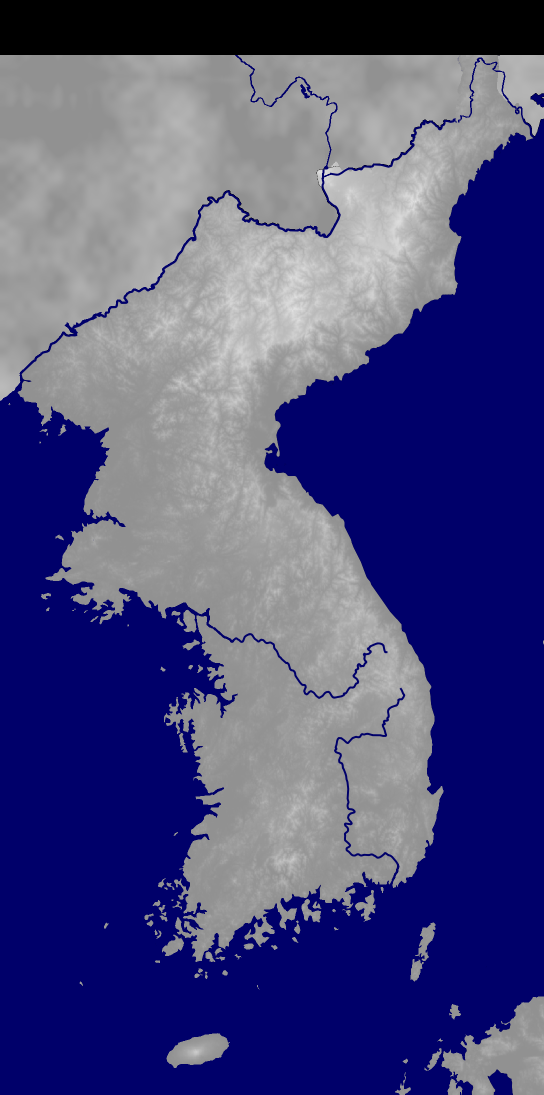
#> input picture map-generator/assets/maps/samguk/image.png, 1088 x 2189 px, found by its file name (shown at 1/2 size)
$ python realSamgukNorthRivers.py ../../map-generator/assets/maps/samguk/image.png ../../map-generator/assets/maps/samguk/image.png
#> lines starting #> are read from the running program, lines starting #| are printed output that depends on the picture; after the words box and inside, x2 and y2 are one past the last pixel; in counts of white or black regions, pixels touching at a corner belong together
"""Redraw the rivers of Samguk's northern band from real geography.

The northern band (rows >= 110) mixes original map data with land that
blendSamgukNorthSeam.py generated, and the rivers there were drawn by hand
and wander from their real courses. This script removes that water and draws
real rivers from Natural Earth's 10m river centerlines, projected with the
map's Mercator fit:

- Erdao and Di'er Songhua (upper Songhua) shifted by the same offset as the
  map's Yalu, so the basin sits where the map's Korea expects it, with the
  Erdao rising at Cheonji.
- The Tumen's northern bend, from where the map's Tumen leaves the border
  stretch to where its lower course reaches the coast, with the real shape
  warped onto those two points and squeezed below the northern frontier.
- Cheonji (Heaven Lake) on Baekdusan, where the Yalu, Tumen and Songhua rise.

usage: python3 scripts/maps/realSamgukNorthRivers.py ORIG_IMAGE RIVERS_GEOJSON
  ORIG_IMAGE      the source image before the northern band was generated
                  (git show 8baa465^:map-generator/assets/maps/samguk/image.png)
  RIVERS_GEOJSON  ne_10m_rivers_lake_centerlines.geojson
"""

import json
import math
import sys

import numpy as np
from PIL import Image, ImageDraw
from scipy import ndimage

IMAGE = "map-generator/assets/maps/samguk/image.png"
FRONTIER = 110  # first passable row
WATER = (0, 0, 106, 255)
WIDTH = 3
# Mercator fit of the map, from 24 city positions.
AX, BX = 173.01000785, -21505.08165375
AY, BY = -9411.15415533, 7902.15769746
# The map's Yalu sits this far from the projected real Yalu.
OFFSET = (2, 50)
# Stretches whose water is replaced: (x0, y0, x1, y1), image pixels.
REDRAW_BOXES = [
    (440, FRONTIER, 700, 330),  # upper Songhua basin west of Baekdusan
    (895, FRONTIER, 1088, 237),  # the Tumen's northern bend
]
# Map points the real Tumen bend is pinned to: where the map's Tumen leaves
# the border stretch, and where its lower course heads for the coast.
TUMEN_FROM = (907, 240)
TUMEN_TO = (1046, 238)
TUMEN_TOP = FRONTIER + 6  # the bend's northernmost row
# Cheonji on Baekdusan (lon, lat).
CHEONJI = (128.06, 42.005)


def proj(lon, lat):
    m = math.log(math.tan(math.pi / 4 + math.radians(lat) / 2))
    return AX * lon + BX, AY * m + BY


def shifted(p):
    x, y = proj(*p)
    return x + OFFSET[0], y + OFFSET[1]


def nearest(pts, q):
    return min(range(len(pts)), key=lambda i: math.dist(pts[i], q))


def warp_tumen(line):
    """Real Tumen points between the two pins, warped onto them."""
    pts = [proj(*p) for p in line]
    # Pin to the real points closest to the pins' unshifted positions.
    i = nearest(pts, (TUMEN_FROM[0] - 9, TUMEN_FROM[1] - 42))
    j = nearest(pts, (TUMEN_TO[0] + 34, TUMEN_TO[1] - 64))
    if i > j:
        i, j = j, i
        pts = pts[::-1]
        i, j = len(pts) - 1 - j, len(pts) - 1 - i
    seg = pts[i : j + 1]
    d0 = (TUMEN_FROM[0] - seg[0][0], TUMEN_FROM[1] - seg[0][1])
    d1 = (TUMEN_TO[0] - seg[-1][0], TUMEN_TO[1] - seg[-1][1])
    cum = [0.0]
    for p, q in zip(seg, seg[1:]):
        cum.append(cum[-1] + math.dist(p, q))
    out = []
    for p, c in zip(seg, cum):
        t = c / cum[-1]
        out.append((p[0] + d0[0] + (d1[0] - d0[0]) * t, p[1] + d0[1] + (d1[1] - d0[1]) * t))
    # Squeeze the bend below the frontier: map [top, knee] onto [TUMEN_TOP, knee].
    top = min(y for _, y in out)
    knee = min(TUMEN_FROM[1], TUMEN_TO[1]) - 20
    if top < TUMEN_TOP:
        out = [
            (x, TUMEN_TOP + (y - top) * (knee - TUMEN_TOP) / (knee - top) if y < knee else y)
            for x, y in out
        ]
    return out


def lines_of(feature):
    geom = feature["geometry"]
    if geom["type"] == "MultiLineString":
        return geom["coordinates"]
    return [geom["coordinates"]]


def main(orig_path, rivers_path):
    a = np.array(Image.open(IMAGE).convert("RGBA"))
#> a is the input picture: shape (2189, 1088, 4); mean R, G, B, A 75.2, 75.2, 125.8, 255
    h, w = a.shape[:2]
#> h = 2189; w = 1088
    orig = np.array(Image.open(orig_path).convert("RGBA"))[:, :w]
    void = a[:, :, :3].sum(axis=2) == 0
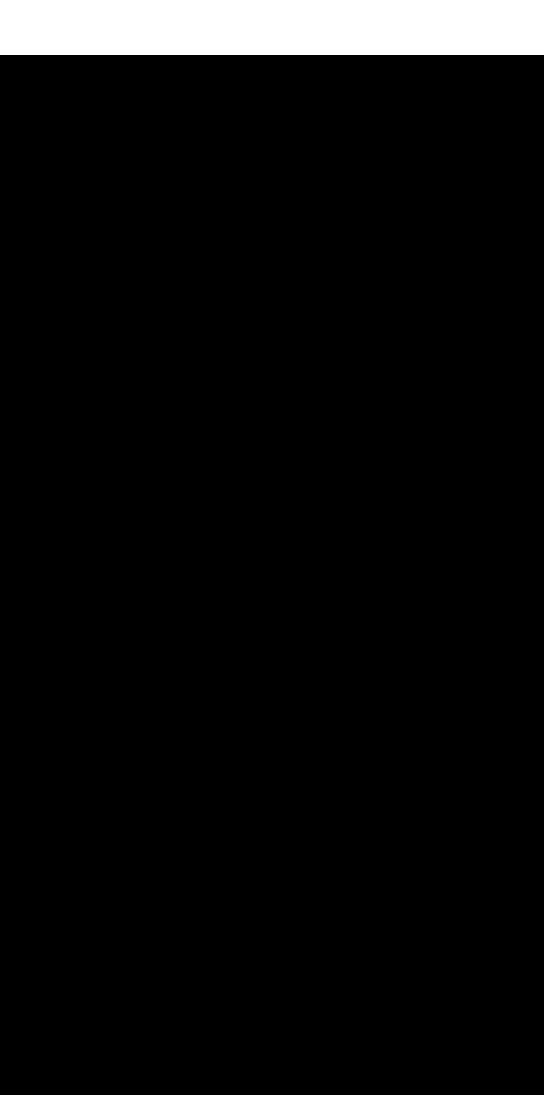
#> void: shape (2189, 1088) bool (shown at 1/2 size); 5% white; 1 white region, box (x1, y1, x2, y2) and area: (0, 0, 1088, 110) 119680
    redraw = (orig[:, :, :3] == 0).all(axis=2) & ~void
#> redraw: shape (2189, 1088) bool; every value is 0
    for x0, y0, x1, y1 in REDRAW_BOXES:
        redraw[y0:y1, x0:x1] = True
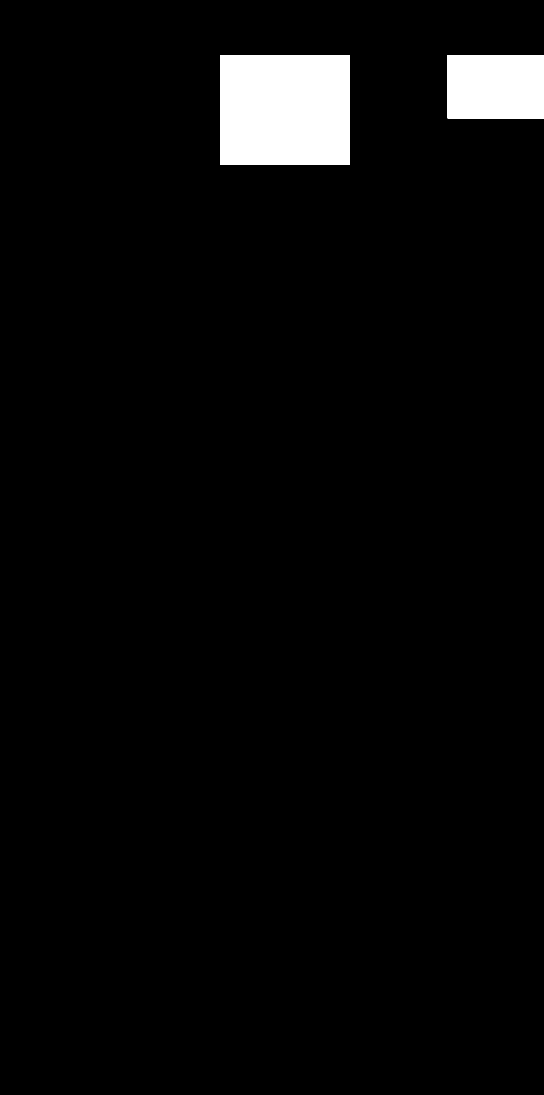
#> redraw: shape (2189, 1088) bool (shown at 1/2 size); 3.4% white; 2 white regions, box (x1, y1, x2, y2) and area: (440, 110, 700, 330) 57200, (895, 110, 1088, 237) 24511
    redraw[:FRONTIER] = False

    r, g, b = (a[:, :, i].astype(int) for i in range(3))
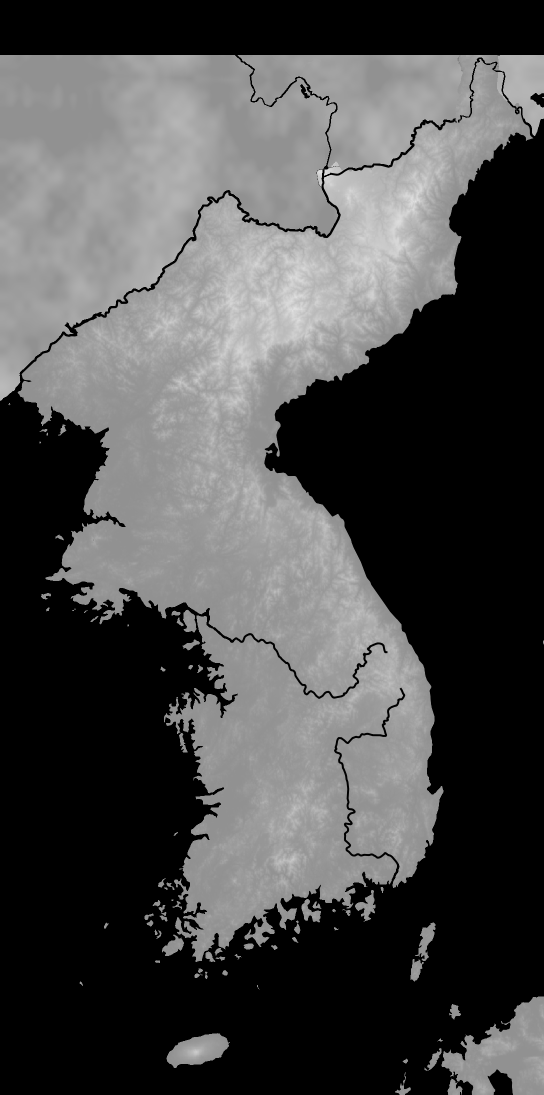
#> r: shape (2189, 1088) int64 (shown at 1/2 size); min 0, max 231, mean 75.2
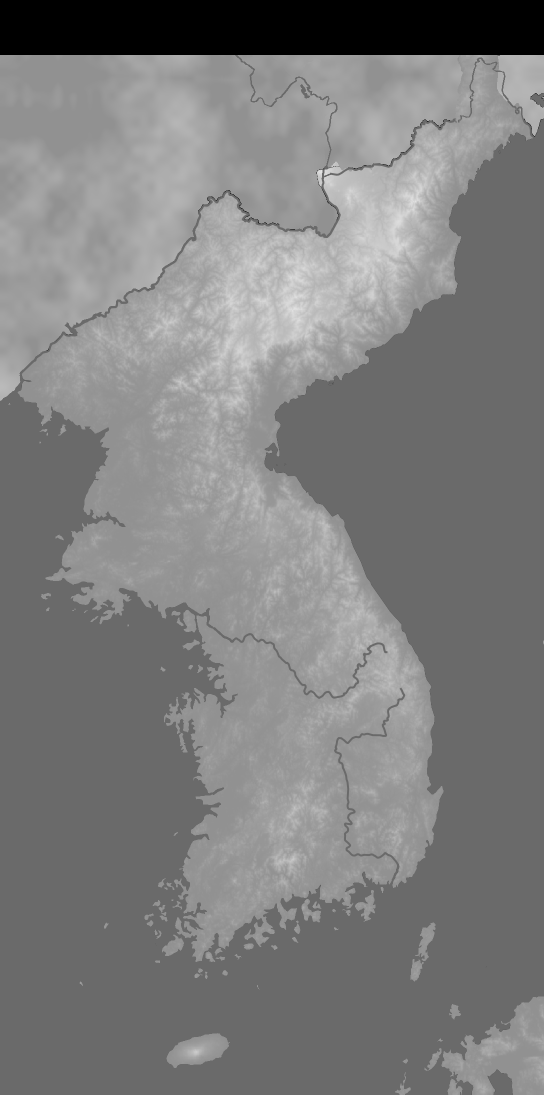
#> b: shape (2189, 1088) int64 (shown at 1/2 size); min 0, max 231, mean 125.8
    water = (b > r + 30) & (b > g + 10)
#> water: shape (2189, 1088) bool; 47.7% white; 5 white regions (1 under 20 px), largest, box (x1, y1, x2, y2) and area: (0, 110, 1088, 2189) 1134771, (975, 2139, 1026, 2189) 1705, (1061, 186, 1088, 215) 460, (600, 168, 620, 197) 220
    # Sea and lakes: water too wide to be a river, and the rim around it.
    wide = ndimage.binary_opening(water, iterations=3)
#> wide: shape (2189, 1088) bool; 47% white; 57 white regions, largest, box (x1, y1, x2, y2) and area: (0, 238, 1088, 2189) 1112762, (977, 2139, 1025, 2189) 1673, (912, 2160, 946, 2189) 592
    labels, n = ndimage.label(wide)
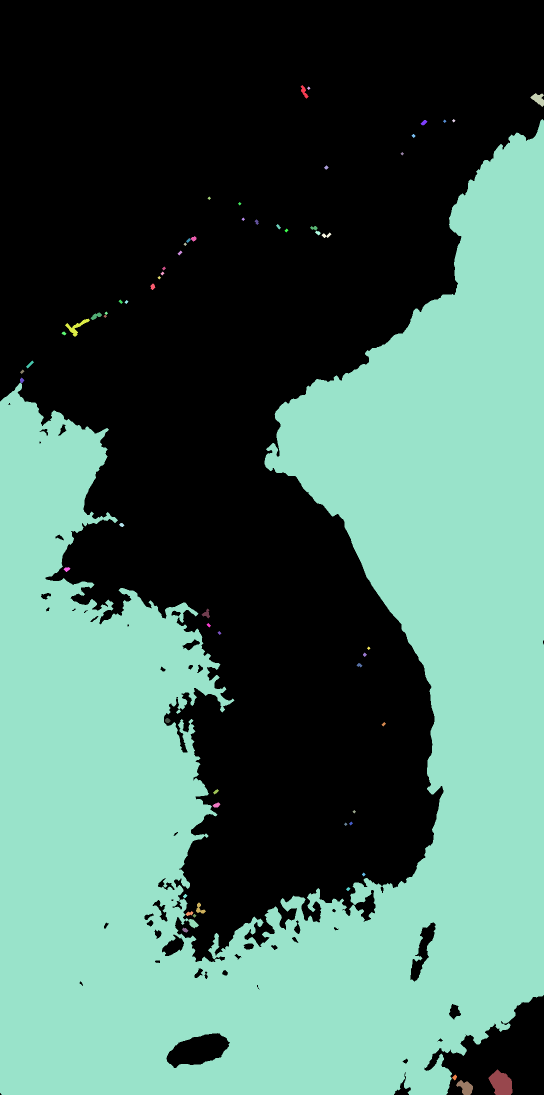
#> labels: shape (2189, 1088) int32 (shown at 1/2 size); 64 distinct labels, from 0 to 63; one colour per label, 0 black
#> n = 63
    sizes = ndimage.sum(wide, labels, range(1, n + 1))
#> sizes = 63 values, max 1112319 at index 4, min 25 at index 1, mean 17760.6
    wide = np.isin(labels, 1 + np.flatnonzero(sizes >= 150))
#> wide: shape (2189, 1088) bool; 46.9% white; 9 white regions, largest, box (x1, y1, x2, y2) and area: (0, 238, 1088, 2189) 1112546, (977, 2139, 1025, 2189) 1673, (912, 2160, 946, 2189) 592
    sea = ndimage.binary_dilation(wide, iterations=3) & water
#> sea: shape (2189, 1088) bool; 47% white; 12 white regions (4 under 20 px), largest, box (x1, y1, x2, y2) and area: (0, 238, 1088, 2189) 1115154, (976, 2139, 1026, 2189) 1701, (129, 624, 207, 673) 749
    # Old river water plus its bluish anti-aliased rim.
    old = ndimage.binary_dilation(water & ~sea, iterations=1) & redraw & ~sea & ~void
#> old: shape (2189, 1088) bool; 0.18% white; 3 white regions (1 under 20 px), largest, box (x1, y1, x2, y2) and area: (469, 110, 676, 330) 2479, (919, 114, 1049, 237) 1788
    keep = ~water & ~old & ~void
#> keep: shape (2189, 1088) bool; 47.2% white; 73 white regions (12 under 20 px), largest, box (x1, y1, x2, y2) and area: (0, 110, 1088, 1924) 1082153, (883, 1993, 1088, 2189) 23121, (333, 2066, 460, 2136) 5523
    _, (iy, ix) = ndimage.distance_transform_edt(~keep, return_indices=True)
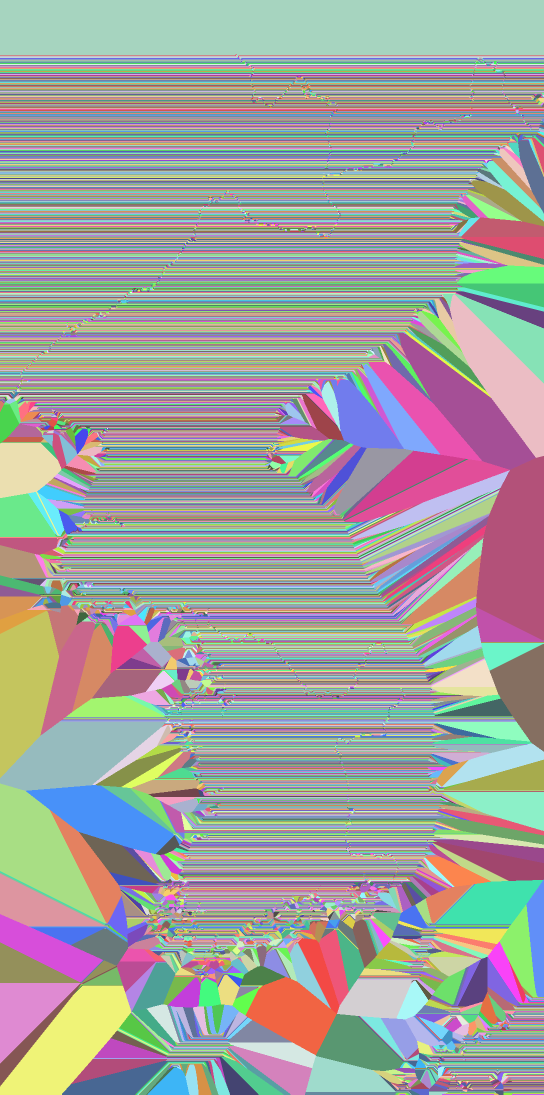
#> iy: shape (2189, 1088) int32 (shown at 1/2 size); 2065 distinct labels, from 110 to 2188; one colour per label, 0 black
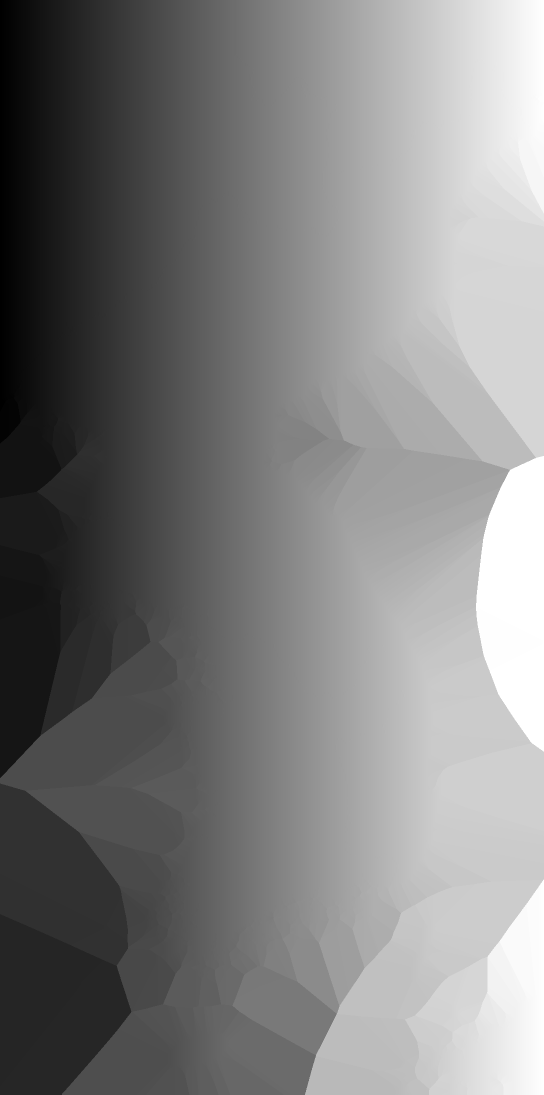
#> ix: shape (2189, 1088) int32 (shown at 1/2 size); min 0, max 1087, mean 541.3; drawn with min black and max white
    a[old] = a[iy[old], ix[old]]
    print("removed river px:", int(old.sum()))
#| removed river px: 4272

    river = Image.new("L", (w, h), 0)
    d = ImageDraw.Draw(river)
    cx, cy = shifted(CHEONJI)
    for f in json.load(open(rivers_path))["features"]:
        name = f["properties"].get("name_en")
        for line in lines_of(f):
            if name == "Tumen":
                if not any(
                    math.dist(proj(*p), (TUMEN_FROM[0] - 9, TUMEN_FROM[1] - 42)) < 30
                    for p in line
                ):
                    continue
                d.line(warp_tumen(line), fill=255, width=WIDTH, joint="curve")
            elif name in ("Erdao", "Di’er Songhua"):
                pts = [shifted(p) for p in line]
                if name == "Erdao":
                    # Natural Earth stops short of the crater; run it up to Cheonji.
                    src = pts[0] if pts[0][1] > pts[-1][1] else pts[-1]
                    d.line([src, (cx, cy)], fill=255, width=WIDTH)
                d.line(pts, fill=255, width=WIDTH, joint="curve")
    d.ellipse([cx - 4, cy - 3, cx + 4, cy + 3], fill=255)
    mask = np.array(river) > 0
    lake = np.zeros_like(mask)
    lake[int(cy) - 4 : int(cy) + 5, int(cx) - 5 : int(cx) + 6] = True
    # New rivers may run a little past the redrawn stretch to meet the old ones.
    reach = ndimage.binary_dilation(redraw, iterations=8)
    paint = mask & (reach | lake) & ~void & ~sea
    paint[:FRONTIER] = False
    a[paint] = WATER
    print("river px:", int(paint.sum()), "cheonji at", round(cx), round(cy))
    Image.fromarray(a).save(IMAGE)


if __name__ == "__main__":
#> (the run stopped early here; a loop or call above may not have finished)
